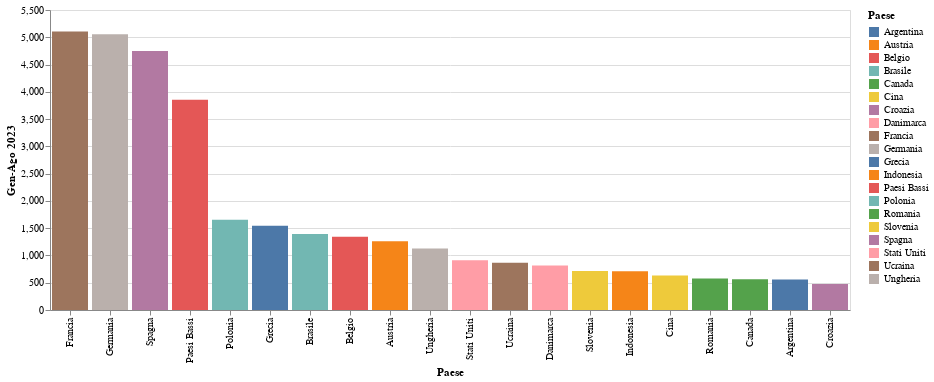

Here is the notebook cell this chart was saved with:
### Code cell
selection = alt.selection_single(fields=['Paese'], bind='legend')

chart = alt.Chart(importatori).mark_bar().encode(
    x=alt.X('Paese:N', sort='-y'),
    y=alt.Y('gen-ago 2023:Q', title='Gen-Ago 2023'),
    color=alt.condition(selection, 'Paese:N', alt.value('lightgray')),
    tooltip=['Paese:N', 'gen-ago 2023:Q']
).add_selection(
    selection
).properties(
    width=800,
    height=300
).interactive()  # Enable zooming and panning

chart.display()

### Figure 1 — Vega-Lite specification as saved in the notebook (floating-point values rounded to 4 significant figures)
{"config": {"view": {"continuousWidth": 300, "continuousHeight": 300}}, "data": {"name": "data-91c2aee5ad9d080599487ea6b936684b"}, "mark": {"type": "bar"}, "encoding": {"color": {"condition": {"param": "param_4", "field": "Paese", "type": "nominal"}, "value": "lightgray"}, "tooltip": [{"field": "Paese", "type": "nominal"}, {"field": "gen-ago 2023", "type": "quantitative"}], "x": {"field": "Paese", "sort": "-y", "type": "nominal"}, "y": {"field": "gen-ago 2023", "title": "Gen-Ago 2023", "type": "quantitative"}}, "height": 300, "params": [{"name": "param_4", "select": {"type": "point", "fields": ["Paese"]}, "bind": "legend"}, {"name": "param_5", "select": {"type": "interval", "encodings": ["x", "y"]}, "bind": "scales"}], "width": 800, "$schema": "https://vega.github.io/schema/vega-lite/v5.17.0.json", "datasets": {"data-91c2aee5ad9d080599487ea6b936684b": [{"Paese": "Francia", "2022": 6858, "gen-ago 2023": 5104}, {"Paese": "Spagna", "2022": 6832, "gen-ago 2023": 4747}, {"Paese": "Germania", "2022": 6783, "gen-ago 2023": 5054}, {"Paese": "Paesi Bassi", "2022": 5012, "gen-ago 2023": 3855}, {"Paese": "Brasile", "2022": 2250, "gen-ago 2023": 1393}, {"Paese": "Polonia", "2022": 2188, "gen-ago 2023": 1654}, {"Paese": "Austria", "2022": 1814, "gen-ago 2023": 1259}, {"Paese": "Belgio", "2022": 1814, "gen-ago 2023": 1344}, {"Paese": "Grecia", "2022": 1657, "gen-ago 2023": 1545}, {"Paese": "Ungheria", "2022": 1612, "gen-ago 2023": 1128}, {"Paese": "Croazia", "2022": 1293, "gen-ago 2023": 477}, {"Paese": "Stati Uniti", "2022": 1274, "gen-ago 2023": 914}, {"Paese": "Danimarca", "2022": 1139, "gen-ago 2023": 815}, {"Paese": "Indonesia", "2022": 1099, "gen-ago 2023": 710}, {"Paese": "Cina", "2022": 1080, "gen-ago 2023": 631}, {"Paese": "Ucraina", "2022": 1044, "gen-ago 2023": 864}, {"Paese": "Argentina", "2022": 1014, "gen-ago 2023": 558}, {"Paese": "Slovenia", "2022": 967, "gen-ago 2023": 713}, {"Paese": "Romania", "2022": 960, "gen-ago 2023": 576}, {"Paese": "Canada", "2022": 797, "gen-ago 2023": 563}]}}
